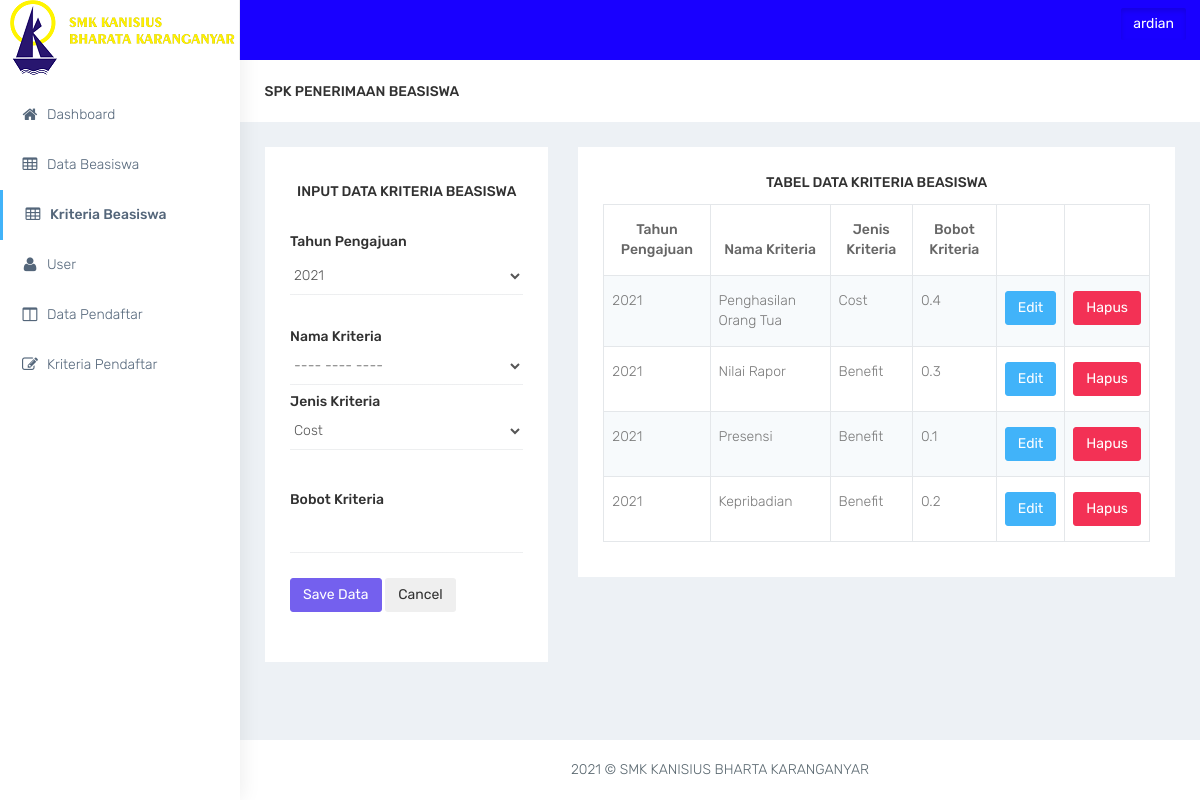
The app's page /data_bobot.php (signed in) with its own data.
### tables this page shows
CREATE TABLE IF NOT EXISTS `bobot` (
`id_kriteria` int(9) NOT NULL,
  `jenis` varchar(15) NOT NULL,
  `nama` varchar(50) NOT NULL,
  `thn_ajaran` varchar(9) NOT NULL,
  `weight` double NOT NULL
);

### web/data_bobot.php (the view, shortened to what this page needs)
<!DOCTYPE html>
<html lang="en">
<?php
$username = $_SESSION['username'];
?>
<head>
    <link href="bootstrap/dist/css/bootstrap.min.css" rel="stylesheet">
    <link href="../plugins/bower_components/sidebar-nav/dist/sidebar-nav.min.css" rel="stylesheet">
    <link href="../plugins/bower_components/toast-master/css/jquery.toast.css" rel="stylesheet">
    <link href="../plugins/bower_components/morrisjs/morris.css" rel="stylesheet">
    <link href="../plugins/bower_components/chartist-js/dist/chartist.min.css" rel="stylesheet">
    <link href="../plugins/bower_components/chartist-plugin-tooltip-master/dist/chartist-plugin-tooltip.css" rel="stylesheet">
    <link href="css/animate.css" rel="stylesheet">
    <link href="css/style.css" rel="stylesheet">
    <link href="css/colors/default.css" id="theme" rel="stylesheet">
</head>
<body class="fix-header">
    <div id="wrapper">
        <nav class="navbar navbar-default navbar-static-top m-b-0">
            <div class="navbar-header">
                <div class="top-left-part">
                    <a class="logo" href="penilaian.php">
                        <b>
                            <img src="../plugins/img/logo.png" alt="home" class="light-logo" />
                        </b>
                        <span class="hidden-xs">
                            <img src="../plugins/img/smk.png" alt="home" class="light-logo" />
                        </span>
                    </a>
                </div>
                <ul class="nav navbar-top-links navbar-right pull-right">
					<div class="btn btn-square btn-dark">
						<a class="btn dropdown-toggle" data-toggle="dropdown">
							<i class="icon-user"></i><?php echo "<font color=white>$username</font>" ?>
					</div>
                </ul>
            </div>
        </nav>
        <div class="navbar-default sidebar" role="navigation">
            <div class="sidebar-nav slimscrollsidebar">
                <div class="sidebar-head">
                    <h3><span class="fa-fw open-close"><i class="ti-close ti-menu"></i></span> <span class="hide-menu">Navigation</span></h3>
                </div>
                <ul class="nav" id="side-menu">
                <li style="padding: 90px 0 0;">
                        <a href="index.php" class="waves-effect"><i class="fa fa-home fa-fw" aria-hidden="true"></i>Dashboard</a>
                    </li>
                    <li>
                        <a href="data_beasiswa.php" class="waves-effect"><i class="fa fa-table fa-fw" aria-hidden="true"></i>Data Beasiswa</a>
                    </li>
                    <li>
                        <a href="data_bobot.php" class="waves-effect"><i class="fa fa-table fa-fw" aria-hidden="true"></i>Kriteria Beasiswa</a>
                    </li>
                    <li>
                        <a href="input_siswa.php" class="waves-effect"><i class="fa fa-user fa-fw" aria-hidden="true"></i>User</a>
                    </li>
                    <li>
                        <a href="tampil_pendaftar.php" class="waves-effect"><i class="fa fa-columns fa-fw" aria-hidden="true"></i>Data Pendaftar</a>
                    </li>
                    <li>
                        <a href="tampil_kriteria.php" class="waves-effect"><i class="fa fa-edit fa-fw" aria-hidden="true"></i>Kriteria Pendaftar</a>
                    </li>
                </ul>
            </div>
        </div>
        <div id="page-wrapper">
            <div class="container-fluid">
                <div class="row bg-title">
                    <div class="col-lg-3 col-md-4 col-sm-4 col-xs-12">
                        <h4 class="page-title">SPK Penerimaan Beasiswa</h4>
                    </div>
                </div>
                <div class="row">
        <div class="col-md-4 col-xs-12">
                        <div class="white-box">
						<p><center><b>INPUT DATA KRITERIA BEASISWA</b></center></p>
						<br>
                            <form action="proses_save_bobot.php" method="post" class="form-horizontal form-material">
                            <div class="form-group">
                                    <label class="col-md-12">Tahun Pengajuan</label>
                                    <div class="col-md-12">
                                        <select name="thn_ajaran" type="text" placeholder=""
                                            class="form-control form-control-line">
                                            <?php
                            $kon = mysqli_connect("localhost",'root',"","spkbeasiswa");
                            $sql="select * from beasiswa";
                            $hasil=mysqli_query($kon,$sql);
                            while ($data = mysqli_fetch_array($hasil)) {
                           ?>
                            <option value="<?php echo $data['thn_ajaran'];?>"><?php echo $data['thn_ajaran'];?></option>
                          <?php
                            }
                          ?>
                        </select></div>
                                </div>
                                <div class="control-group">
								<label class="control-label" for="inputEmail">Nama Kriteria</label>
								<div class="controls">
									<select  class="form-control" name="nama">
                                    <option value=" ">---- ---- ----</option>
									</select>
								</div>
                                </div>
                                <div class="control-group">
								<label class="control-label" for="inputEmail">Jenis Kriteria</label>
								<div class="controls">
									<select  class="form-control" name="jenis">
									<option value="Cost">Cost</option>
									</select>
								</div>
							</div>
                            <br>
                            <br>
                                <div class="form-group">
                                    <label class="col-md-12">Bobot Kriteria</label>
                                    <div class="col-md-12">
                                        <input name="weight" type="text" placeholder=" "
                                            class="form-control form-control-line"> </div>
                                </div>
                                <div class="form-group">
                                    <div class="col-sm-12">
                                        <button type="submit" class="btn btn-primary">Save Data</button>
										<button type="reset" class="btn">Cancel</button>
                                    </div>
                                </div>
                            </form>
						</div>
					</div>
                    <div class="col-md-8 col-xs-12">
                        <div class="white-box">
							<center><p><b>TABEL DATA KRITERIA BEASISWA</b></p><center>
                            <table class="table table-striped table-bordered bootstrap-datatable"">
                                    <thead>
                                        <tr>
                                            <th><center>Tahun Pengajuan<center></th>
											<th><center>Nama Kriteria<center></th>
											<th><center>Jenis Kriteria<center></th>
                                            <th><center>Bobot Kriteria<center></th>
											<th></th>
											<th></th>
                                        </tr>
					                </thead>
                                    <tbody>
									<?php
									$query=mysql_query("SELECT * FROM bobot ORDER BY id_kriteria");
									while($row=mysql_fetch_array($query))
									{
									echo "
									<tr>
                                        <td>".$row['thn_ajaran']."</td>
										<td>".$row['nama']."</td>
										<td>".$row['jenis']."</td>
                                        <td>".$row['weight']."</td>
										<td>
											<center><a class='btn btn-info' href='edit_bobot.php?id=".$row['thn_ajaran']."'>
											Edit
											</a>
											</center>
										</td>
										<td>
											<center><a class='btn btn-danger' href='hapus_bobot.php?id=".$row['thn_ajaran']."'>
											Hapus</a>
											</center>
										</td>
									</tr>
									";
									}
									?>
									</tbody>
                            </table>
						</div>
					</div>
            <footer class="footer text-center"> <?php echo date("Y"); ?> &copy; SMK KANISIUS BHARTA KARANGANYAR </footer>
        </div>
    </div>
</body>
</html>

### web/css/colors/default.css (style rules this page uses)
body { background: #fff; }
.top-left-part { background: #fff; }
.top-left-part .light-logo { display: inline-block; }
.navbar-header { background: #1900ff; }
.sidebar .sidebar-head { background: #fffb00; }
.sidebar .sidebar-head h3 { color: #686868; }
.sidebar { background: #fff; box-shadow: 1px 0px 20px rgba(0, 0, 0, 0.08); }
#side-menu li a { color: #54667a; }
#side-menu li a { color: #54667a; border-left: 0px solid #fff; }
#side-menu > li > a { border-left: 3px solid transperant; }
#side-menu > li > a.active { background: transperant; color: #54667a; border-left: 3px solid #41b3f9; font-weight: 500; }

### records on screen
bobot: thn_ajaran "2021", nama "Penghasilan Orang Tua", jenis "Cost", weight "0.4"
bobot: thn_ajaran "2021", nama "Nilai Rapor", jenis "Benefit", weight "0.3"
bobot: thn_ajaran "2021", nama "Presensi", jenis "Benefit", weight "0.1"
bobot: thn_ajaran "2021", nama "Kepribadian", jenis "Benefit", weight "0.2"

### other values on screen
$username "ardian"
form field thn_ajaran "2021"
